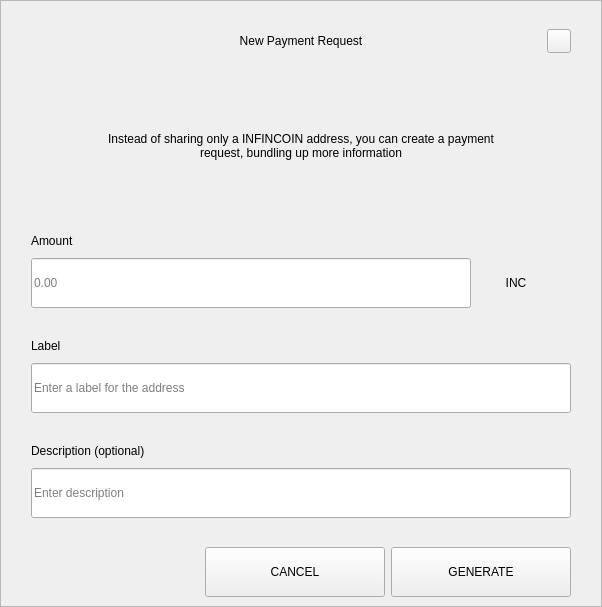
<?xml version="1.0" encoding="UTF-8"?>
<ui version="4.0">
 <class>RequestDialog</class>
 <widget class="QDialog" name="RequestDialog">
  <property name="geometry">
   <rect>
    <x>0</x>
    <y>0</y>
    <width>602</width>
    <height>607</height>
   </rect>
  </property>
  <property name="windowTitle">
   <string>Dialog</string>
  </property>
  <layout class="QVBoxLayout" name="verticalLayout_5">
   <property name="spacing">
    <number>0</number>
   </property>
   <property name="leftMargin">
    <number>0</number>
   </property>
   <property name="topMargin">
    <number>0</number>
   </property>
   <property name="rightMargin">
    <number>0</number>
   </property>
   <property name="bottomMargin">
    <number>0</number>
   </property>
   <item>
    <widget class="QFrame" name="frame">
     <property name="styleSheet">
      <string notr="true"/>
     </property>
     <property name="frameShape">
      <enum>QFrame::StyledPanel</enum>
     </property>
     <property name="frameShadow">
      <enum>QFrame::Raised</enum>
     </property>
     <layout class="QVBoxLayout" name="verticalLayout_4" stretch="1,0,0">
      <property name="spacing">
       <number>0</number>
      </property>
      <property name="leftMargin">
       <number>30</number>
      </property>
      <property name="topMargin">
       <number>20</number>
      </property>
      <property name="rightMargin">
       <number>30</number>
      </property>
      <property name="bottomMargin">
       <number>0</number>
      </property>
      <item>
       <layout class="QHBoxLayout" name="horizontalLayout_3">
        <property name="spacing">
         <number>0</number>
        </property>
        <item>
         <spacer name="horizontalSpacer_21">
          <property name="orientation">
           <enum>Qt::Horizontal</enum>
          </property>
          <property name="sizeHint" stdset="0">
           <size>
            <width>40</width>
            <height>20</height>
           </size>
          </property>
         </spacer>
        </item>
        <item>
         <widget class="QLabel" name="labelTitle">
          <property name="minimumSize">
           <size>
            <width>0</width>
            <height>40</height>
           </size>
          </property>
          <property name="maximumSize">
           <size>
            <width>16777215</width>
            <height>40</height>
           </size>
          </property>
          <property name="styleSheet">
           <string notr="true">padding-left:24px;</string>
          </property>
          <property name="text">
           <string>New Payment Request</string>
          </property>
          <property name="alignment">
           <set>Qt::AlignCenter</set>
          </property>
          <property name="margin">
           <number>7</number>
          </property>
         </widget>
        </item>
        <item>
         <spacer name="horizontalSpacer">
          <property name="orientation">
           <enum>Qt::Horizontal</enum>
          </property>
          <property name="sizeHint" stdset="0">
           <size>
            <width>40</width>
            <height>20</height>
           </size>
          </property>
         </spacer>
        </item>
        <item>
         <widget class="QPushButton" name="btnEsc">
          <property name="minimumSize">
           <size>
            <width>24</width>
            <height>24</height>
           </size>
          </property>
          <property name="maximumSize">
           <size>
            <width>24</width>
            <height>24</height>
           </size>
          </property>
          <property name="focusPolicy">
           <enum>Qt::NoFocus</enum>
          </property>
          <property name="text">
           <string/>
          </property>
         </widget>
        </item>
       </layout>
      </item>
      <item>
       <widget class="QStackedWidget" name="stack">
        <property name="minimumSize">
         <size>
          <width>540</width>
          <height>0</height>
         </size>
        </property>
        <property name="maximumSize">
         <size>
          <width>540</width>
          <height>16777215</height>
         </size>
        </property>
        <property name="currentIndex">
         <number>0</number>
        </property>
        <widget class="QWidget" name="page_1">
         <property name="minimumSize">
          <size>
           <width>540</width>
           <height>0</height>
          </size>
         </property>
         <property name="maximumSize">
          <size>
           <width>540</width>
           <height>16777215</height>
          </size>
         </property>
         <layout class="QVBoxLayout" name="layout1">
          <property name="spacing">
           <number>0</number>
          </property>
          <property name="leftMargin">
           <number>0</number>
          </property>
          <property name="topMargin">
           <number>0</number>
          </property>
          <property name="rightMargin">
           <number>0</number>
          </property>
          <property name="bottomMargin">
           <number>0</number>
          </property>
          <item>
           <spacer name="verticalSpacer_21">
            <property name="orientation">
             <enum>Qt::Vertical</enum>
            </property>
            <property name="sizeType">
             <enum>QSizePolicy::Fixed</enum>
            </property>
            <property name="sizeHint" stdset="0">
             <size>
              <width>20</width>
              <height>30</height>
             </size>
            </property>
           </spacer>
          </item>
          <item alignment="Qt::AlignHCenter">
           <widget class="QLabel" name="labelMessage">
            <property name="minimumSize">
             <size>
              <width>400</width>
              <height>50</height>
             </size>
            </property>
            <property name="text">
             <string>Instead of sharing only a INFINCOIN address, you can create a payment request, bundling up more information</string>
            </property>
            <property name="alignment">
             <set>Qt::AlignCenter</set>
            </property>
            <property name="wordWrap">
             <bool>true</bool>
            </property>
           </widget>
          </item>
          <item alignment="Qt::AlignBottom">
           <widget class="QWidget" name="containerAmount" native="true">
            <layout class="QVBoxLayout" name="verticalLayout">
             <property name="spacing">
              <number>9</number>
             </property>
             <property name="leftMargin">
              <number>0</number>
             </property>
             <property name="topMargin">
              <number>0</number>
             </property>
             <property name="rightMargin">
              <number>0</number>
             </property>
             <property name="bottomMargin">
              <number>0</number>
             </property>
             <item>
              <widget class="QLabel" name="labelSubtitleAmount">
               <property name="minimumSize">
                <size>
                 <width>350</width>
                 <height>16</height>
                </size>
               </property>
               <property name="maximumSize">
                <size>
                 <width>16777215</width>
                 <height>16</height>
                </size>
               </property>
               <property name="text">
                <string>Amount</string>
               </property>
              </widget>
             </item>
             <item alignment="Qt::AlignTop">
              <widget class="QWidget" name="layoutAmount" native="true">
               <layout class="QHBoxLayout" name="horizontalLayout" stretch="2,0">
                <property name="spacing">
                 <number>0</number>
                </property>
                <property name="leftMargin">
                 <number>0</number>
                </property>
                <property name="topMargin">
                 <number>0</number>
                </property>
                <property name="rightMargin">
                 <number>0</number>
                </property>
                <property name="bottomMargin">
                 <number>0</number>
                </property>
                <item>
                 <widget class="QLineEdit" name="lineEditAmount">
                  <property name="minimumSize">
                   <size>
                    <width>0</width>
                    <height>50</height>
                   </size>
                  </property>
                  <property name="maximumSize">
                   <size>
                    <width>16777215</width>
                    <height>50</height>
                   </size>
                  </property>
                  <property name="placeholderText">
                   <string notr="true">0.00</string>
                  </property>
                 </widget>
                </item>
                <item>
                 <widget class="QWidget" name="comboContainer" native="true">
                  <property name="minimumSize">
                   <size>
                    <width>100</width>
                    <height>50</height>
                   </size>
                  </property>
                  <property name="maximumSize">
                   <size>
                    <width>16777215</width>
                    <height>50</height>
                   </size>
                  </property>
                  <layout class="QHBoxLayout" name="horizontalLayout_31">
                   <property name="spacing">
                    <number>0</number>
                   </property>
                   <property name="leftMargin">
                    <number>0</number>
                   </property>
                   <property name="topMargin">
                    <number>0</number>
                   </property>
                   <property name="rightMargin">
                    <number>10</number>
                   </property>
                   <property name="bottomMargin">
                    <number>0</number>
                   </property>
                   <item>
                    <widget class="QLabel" name="comboBoxCoin">
                     <property name="text">
                      <string>INC</string>
                     </property>
                     <property name="alignment">
                      <set>Qt::AlignCenter</set>
                     </property>
                    </widget>
                   </item>
                  </layout>
                 </widget>
                </item>
               </layout>
              </widget>
             </item>
            </layout>
           </widget>
          </item>
          <item>
           <spacer name="verticalSpacer_31">
            <property name="orientation">
             <enum>Qt::Vertical</enum>
            </property>
            <property name="sizeType">
             <enum>QSizePolicy::Fixed</enum>
            </property>
            <property name="sizeHint" stdset="0">
             <size>
              <width>20</width>
              <height>30</height>
             </size>
            </property>
           </spacer>
          </item>
          <item>
           <layout class="QVBoxLayout" name="verticalLayoutLabel">
            <property name="spacing">
             <number>9</number>
            </property>
            <item>
             <widget class="QLabel" name="labelSubtitleLabel">
              <property name="minimumSize">
               <size>
                <width>0</width>
                <height>16</height>
               </size>
              </property>
              <property name="maximumSize">
               <size>
                <width>16777215</width>
                <height>16</height>
               </size>
              </property>
              <property name="text">
               <string>Label</string>
              </property>
             </widget>
            </item>
            <item>
             <widget class="QLineEdit" name="lineEditLabel">
              <property name="minimumSize">
               <size>
                <width>0</width>
                <height>50</height>
               </size>
              </property>
              <property name="maximumSize">
               <size>
                <width>16777215</width>
                <height>50</height>
               </size>
              </property>
              <property name="placeholderText">
               <string>Enter a label for the address</string>
              </property>
             </widget>
            </item>
           </layout>
          </item>
          <item>
           <spacer name="verticalSpacer_34">
            <property name="orientation">
             <enum>Qt::Vertical</enum>
            </property>
            <property name="sizeType">
             <enum>QSizePolicy::Fixed</enum>
            </property>
            <property name="sizeHint" stdset="0">
             <size>
              <width>20</width>
              <height>30</height>
             </size>
            </property>
           </spacer>
          </item>
          <item>
           <layout class="QVBoxLayout" name="verticalLayoutDescription">
            <property name="spacing">
             <number>9</number>
            </property>
            <item>
             <widget class="QLabel" name="labelSubtitleDescription">
              <property name="minimumSize">
               <size>
                <width>0</width>
                <height>16</height>
               </size>
              </property>
              <property name="maximumSize">
               <size>
                <width>16777215</width>
                <height>16</height>
               </size>
              </property>
              <property name="text">
               <string>Description (optional)</string>
              </property>
             </widget>
            </item>
            <item>
             <widget class="QLineEdit" name="lineEditDescription">
              <property name="minimumSize">
               <size>
                <width>0</width>
                <height>50</height>
               </size>
              </property>
              <property name="maximumSize">
               <size>
                <width>16777215</width>
                <height>50</height>
               </size>
              </property>
              <property name="placeholderText">
               <string>Enter description</string>
              </property>
             </widget>
            </item>
            <item>
             <spacer name="verticalSpacer_4">
              <property name="orientation">
               <enum>Qt::Vertical</enum>
              </property>
              <property name="sizeType">
               <enum>QSizePolicy::Fixed</enum>
              </property>
              <property name="sizeHint" stdset="0">
               <size>
                <width>20</width>
                <height>20</height>
               </size>
              </property>
             </spacer>
            </item>
           </layout>
          </item>
         </layout>
        </widget>
        <widget class="QWidget" name="page_2">
         <layout class="QVBoxLayout" name="layout2">
          <item>
           <spacer name="verticalSpacer_5">
            <property name="orientation">
             <enum>Qt::Vertical</enum>
            </property>
            <property name="sizeType">
             <enum>QSizePolicy::Fixed</enum>
            </property>
            <property name="sizeHint" stdset="0">
             <size>
              <width>20</width>
              <height>50</height>
             </size>
            </property>
           </spacer>
          </item>
          <item alignment="Qt::AlignHCenter">
           <widget class="QLabel" name="labelQrImg">
            <property name="minimumSize">
             <size>
              <width>260</width>
              <height>260</height>
             </size>
            </property>
            <property name="maximumSize">
             <size>
              <width>260</width>
              <height>260</height>
             </size>
            </property>
            <property name="text">
             <string/>
            </property>
            <property name="alignment">
             <set>Qt::AlignCenter</set>
            </property>
           </widget>
          </item>
          <item>
           <spacer name="verticalSpacer_2">
            <property name="orientation">
             <enum>Qt::Vertical</enum>
            </property>
            <property name="sizeType">
             <enum>QSizePolicy::Fixed</enum>
            </property>
            <property name="sizeHint" stdset="0">
             <size>
              <width>20</width>
              <height>30</height>
             </size>
            </property>
           </spacer>
          </item>
          <item alignment="Qt::AlignHCenter">
           <widget class="QLabel" name="labelAddress">
            <property name="text">
             <string>iJCpRBd7ahyJ2GsEzoKzyFqbGjcgbX4CRV </string>
            </property>
           </widget>
          </item>
          <item>
           <spacer name="verticalSpacer_32">
            <property name="orientation">
             <enum>Qt::Vertical</enum>
            </property>
            <property name="sizeType">
             <enum>QSizePolicy::Expanding</enum>
            </property>
            <property name="sizeHint" stdset="0">
             <size>
              <width>20</width>
              <height>20</height>
             </size>
            </property>
           </spacer>
          </item>
          <item>
           <layout class="QHBoxLayout" name="horizontal">
            <property name="leftMargin">
             <number>20</number>
            </property>
            <property name="rightMargin">
             <number>20</number>
            </property>
            <property name="bottomMargin">
             <number>20</number>
            </property>
            <item>
             <spacer name="horizontalSpacer_4">
              <property name="orientation">
               <enum>Qt::Horizontal</enum>
              </property>
              <property name="sizeHint" stdset="0">
               <size>
                <width>40</width>
                <height>20</height>
               </size>
              </property>
             </spacer>
            </item>
            <item>
             <widget class="QPushButton" name="btnCopyAddress">
              <property name="minimumSize">
               <size>
                <width>180</width>
                <height>50</height>
               </size>
              </property>
              <property name="text">
               <string>COPY ADDRESS</string>
              </property>
             </widget>
            </item>
            <item>
             <widget class="QPushButton" name="btnCopyUrl">
              <property name="minimumSize">
               <size>
                <width>180</width>
                <height>50</height>
               </size>
              </property>
              <property name="text">
               <string>COPY URL</string>
              </property>
             </widget>
            </item>
            <item>
             <spacer name="horizontalSpacer_2">
              <property name="orientation">
               <enum>Qt::Horizontal</enum>
              </property>
              <property name="sizeHint" stdset="0">
               <size>
                <width>40</width>
                <height>20</height>
               </size>
              </property>
             </spacer>
            </item>
           </layout>
          </item>
         </layout>
        </widget>
       </widget>
      </item>
      <item>
       <widget class="QWidget" name="buttonsStack" native="true">
        <layout class="QHBoxLayout" name="horizontalLayout_5">
         <property name="leftMargin">
          <number>20</number>
         </property>
         <property name="rightMargin">
          <number>0</number>
         </property>
         <item>
          <spacer name="horizontalSpacer_41">
           <property name="orientation">
            <enum>Qt::Horizontal</enum>
           </property>
           <property name="sizeHint" stdset="0">
            <size>
             <width>40</width>
             <height>20</height>
            </size>
           </property>
          </spacer>
         </item>
         <item>
          <widget class="QPushButton" name="btnCancel">
           <property name="minimumSize">
            <size>
             <width>180</width>
             <height>50</height>
            </size>
           </property>
           <property name="focusPolicy">
            <enum>Qt::NoFocus</enum>
           </property>
           <property name="text">
            <string>CANCEL</string>
           </property>
          </widget>
         </item>
         <item>
          <widget class="QPushButton" name="btnSave">
           <property name="minimumSize">
            <size>
             <width>180</width>
             <height>50</height>
            </size>
           </property>
           <property name="focusPolicy">
            <enum>Qt::NoFocus</enum>
           </property>
           <property name="text">
            <string>GENERATE</string>
           </property>
          </widget>
         </item>
        </layout>
       </widget>
      </item>
     </layout>
    </widget>
   </item>
  </layout>
 </widget>
 <resources/>
 <connections/>
</ui>
